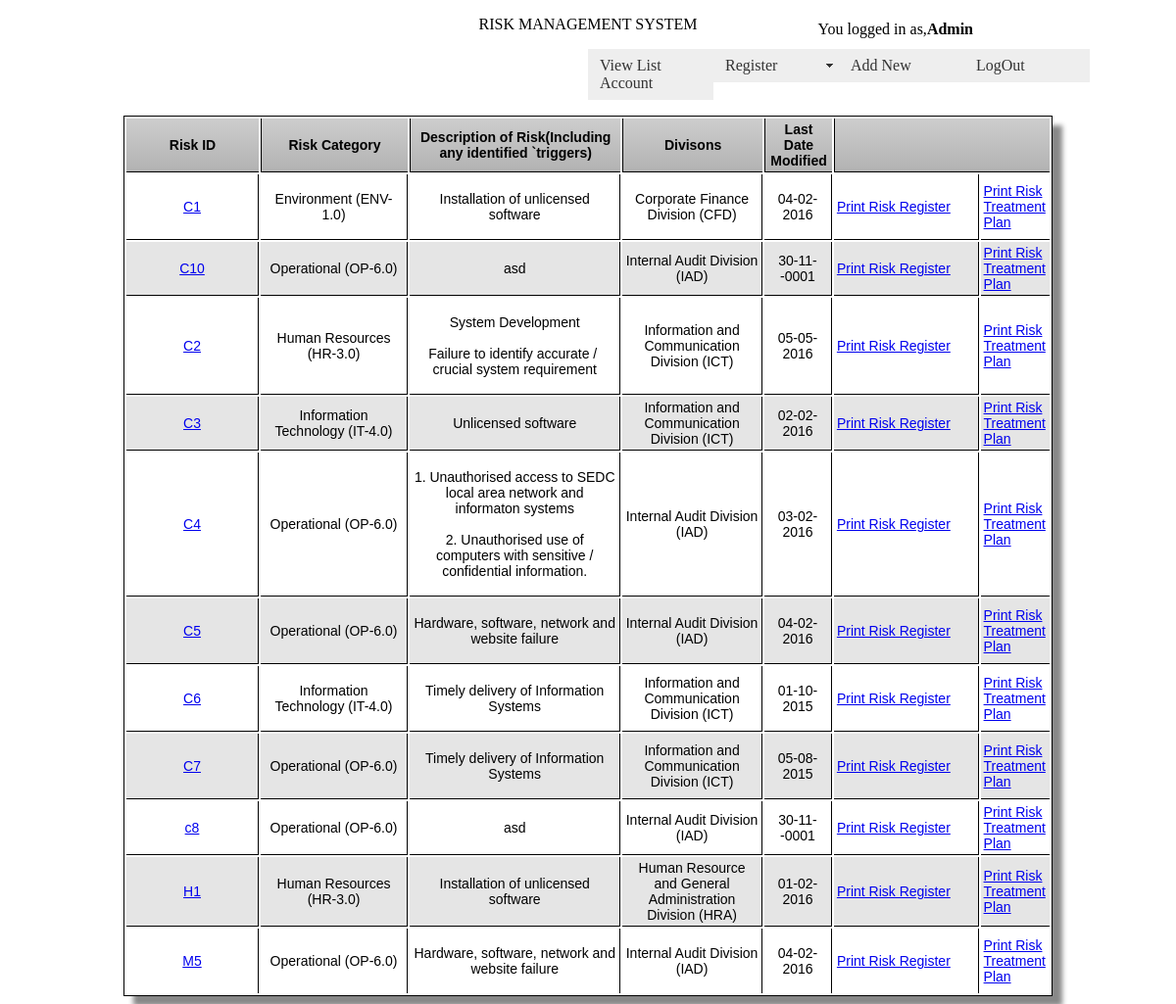
The app's page /AdminHomePage.php (signed in) with its own data.
### tables this page shows
CREATE TABLE `risk` (
  `RiskID` varchar(255) NOT NULL,
  `Obejective` varchar(255) NOT NULL,
  `Category` varchar(255) NOT NULL,
  `Description` varchar(255) NOT NULL,
  `Division` varchar(255) NOT NULL,
  `Unit` varchar(255) NOT NULL,
  `Cause` varchar(255) NOT NULL,
  `EffectImpact` varchar(255) NOT NULL,
  `AssestmentLikelihood` varchar(255) NOT NULL,
  `AssestmentImpact` varchar(255) NOT NULL,
  `Level` varchar(255) NOT NULL,
  `ExistionCurrentControls` varchar(255) NOT NULL,
  `TreatRisk` varchar(255) NOT NULL,
  `AssessmentLikelihoodResidualRisk` int(255) NOT NULL,
  `AssessmentOfImpactResidualRisk` int(255) NOT NULL,
  `RiskLevelResidual` int(255) NOT NULL,
  `MitigationStrategy` mediumtext NOT NULL,
  `Priorotisation` varchar(255) NOT NULL,
  `LeadResponsibility` varchar(255) NOT NULL,
  `MitigationActionDueDate` mediumtext NOT NULL,
  `TreatmentPlanStatus` varchar(255) NOT NULL,
  `ActionPlan` varchar(255) NOT NULL,
  `ActionPlanStatus` varchar(255) NOT NULL,
  `OriginalLevel` varchar(255) NOT NULL,
  `OriginalDate` varchar(255) NOT NULL,
  `PreviousLevel` varchar(255) NOT NULL,
  `PreviousDate` date NOT NULL,
  `CurrentLevel` varchar(255) NOT NULL,
  `CurrentDate` date NOT NULL,
  `RecordStatus` varchar(255) NOT NULL,
  `DateRegister` varchar(255) NOT NULL
);

### AdminHomePage.php (the view, shortened to what this page needs)
<?php require_once('Connections/RiskManagement.php'); ?>
<?php
$logoutAction = $_SERVER['PHP_SELF']."?doLogout=true";
?>
<?php
$query_Recordset1 = "SELECT * FROM risk";
$Recordset1 = mysql_query($query_Recordset1, $RiskManagement) or die(mysql_error());
$row_Recordset1 = mysql_fetch_assoc($Recordset1);
?>
<!DOCTYPE html PUBLIC "-//W3C//DTD XHTML 1.0 Transitional//EN" "http://www.w3.org/TR/xhtml1/DTD/xhtml1-transitional.dtd">
<html xmlns="http://www.w3.org/1999/xhtml">
<head>
<link href="SpryAssets/SpryMenuBarHorizontal.css" rel="stylesheet" type="text/css" />
<link href="TableCSS.css" rel="stylesheet" type="text/css" >
</head>
<body>
 <div align="center">
  <p>RISK MANAGEMENT SYSTEM         </p>
  <p style="position: absolute; right: 207px; top: 5px;">You logged in as,<strong>Admin</strong></p>
  <ul id="MenuBar1" class="MenuBarHorizontal">
    <li><a href="ViewAccountList.php">View List Account</a></li>
    <li><a href="#" class="MenuBarItemSubmenu">Register</a>
    </li>
    <li><a href="AddNewRisk.php">Add New</a></li>
    <li><a href="<?php echo $logoutAction ?>">LogOut</a></li>
  </ul>
  <p>&nbsp;</p>
  <p>&nbsp;</p>
  <table width="1042" border="1" class="CSSTableGenerator">
    <tr>
      <td width="133"><div align="center">Risk ID</div></td>
      <td width="147"><div align="center">Risk Category</div></td>
      <td width="213"><div align="center">Description of Risk(Including any identified `triggers)</div></td>
      <td width="138"><div align="center">Divisons</div></td>
      <td width="62"><div align="center">Last Date Modified</div></td>
      <td colspan="2">&nbsp;</td>
    </tr>
      <?php do { ?>
    <tr>
        <td><div align="center"><a href="RiskDetailInfo.php?RiskID=<?php echo $row_Recordset1['RiskID']; ?>"><?php echo $row_Recordset1['RiskID']; ?></a></div></td>
        <td><div align="center"><?php echo $row_Recordset1['Category']; ?></div></td>
        <td><div align="center"><?php echo $row_Recordset1['Description']; ?></div></td>
        <td><div align="center"><?php echo $row_Recordset1['Division']; ?></div></td>
        <td><div align="center"><?php echo date("d-m-Y",strtotime($row_Recordset1['CurrentDate']));  ?></div></td>
      <td width="145"><a href="PrintType1.php?ID=<?php echo $row_Recordset1['RiskID']; ?>">Print Risk Register</a>
       </td>
            <td width="64"><a href="PrintType2.php?ID=<?php echo $row_Recordset1['RiskID']; ?>">Print Risk Treatment Plan</a>
        </td>
      </tr>
    <?php } while ($row_Recordset1 = mysql_fetch_assoc($Recordset1)); ?>
  </table>
</div>
</body>
</html>

### SpryAssets/SpryMenuBarHorizontal.css (style rules this page uses)
ul.MenuBarHorizontal { margin: 0; padding: 0; list-style-type: none; font-size: 100%; cursor: default; width: auto; position: absolute; right:auto; left:600px; }
ul.MenuBarHorizontal li { margin: 0; padding: 0; list-style-type: none; font-size: 100%; position: relative; text-align: left; cursor: pointer; width: 8em; float: left; }
ul.MenuBarHorizontal a { display: block; cursor: pointer; background-color: #EEE; padding: 0.5em 0.75em; color: #333; text-decoration: none; }
ul.MenuBarHorizontal a.MenuBarItemSubmenu { background-image: url(SpryMenuBarDown.gif); background-repeat: no-repeat; background-position: 95% 50%; }

### TableCSS.css (style rules this page uses)
.CSSTableGenerator { margin:0px;padding:0px; width:80%; box-shadow: 10px 10px 5px #888888; border:1px solid #000000; -moz-border-radius-bottomleft:0px; -webkit-border-bottom-left-radius:0px; border-bottom-left-radius:0px; -moz-border-radius-bottomright:0px; -webkit-border-bottom-right-radius:0px; border-bottom-right-radius:0px; -moz-border-radius-topright:0px; -webkit-border-top-right-radius:0px; border-top-right-radius:0px; -moz-border-radius-topleft:0px; -webkit-border-top-left-radius:0px; border-top-left-radius:0px; }
.CSSTableGenerator tr:last-child td:last-child { -moz-border-radius-bottomright:0px; -webkit-border-bottom-right-radius:0px; border-bottom-right-radius:0px; }
.CSSTableGenerator tr:last-child td:first-child { -moz-border-radius-bottomleft:0px; -webkit-border-bottom-left-radius:0px; border-bottom-left-radius:0px; }
.CSSTableGenerator tr:nth-child(odd) { background-color:#e5e5e5; }
.CSSTableGenerator tr:nth-child(even) { background-color:#ffffff; }
.CSSTableGenerator td { vertical-align:middle; border:1px solid #000000; border-width:0px 1px 1px 0px; text-align:left; padding:3px; font-size:14px; font-family:Arial; font-weight:normal; color:#000000; }
.CSSTableGenerator tr:last-child td { border-width:0px 1px 0px 0px; }
.CSSTableGenerator tr td:last-child { border-width:0px 0px 1px 0px; }
.CSSTableGenerator tr:last-child td:last-child { border-width:0px 0px 0px 0px; }
.CSSTableGenerator tr:first-child td { background:-o-linear-gradient(bottom, #cccccc 5%, #b2b2b2 100%); background:-webkit-gradient( linear, left top, left bottom, color-stop(0.05, #cccccc), color-stop(1, #b2b2b2) ); background:-moz-linear-gradient( center top, #cccccc 5%, #b2b2b2 100% ); filter:progid:DXImageTransform.Microsoft.gradient(startColorstr="#cccccc", endColorstr="#b2b2b2"); background: -o-linear-gradient(top,#cccccc,b2b2b2); background-color:#cccccc; border:0px solid #000000; text-align:center; border-width:0px 0px 1px 1px; font-size:14px; font-family:Arial; font-weight:bold; color:#000000; }
.CSSTableGenerator tr:first-child td:first-child { border-width:0px 0px 1px 0px; }
.CSSTableGenerator tr:first-child td:last-child { border-width:0px 0px 1px 1px; }

### records on screen
risk: RiskID "C1", Category "Environment (ENV-1.0)", Description "Installation of unlicensed software", Division "Corporate Finance Division (CFD)", CurrentDate "04-02-2016"
risk: RiskID "C10", Category "Operational (OP-6.0)", Description "asd", Division "Internal Audit Division (IAD)", CurrentDate "30-11--0001"
risk: RiskID "C2", Category "Human Resources (HR-3.0)", Description "System Development Failure to identify accurate / crucial system requirement", Division "Information and Communication Division (ICT)", CurrentDate "05-05-2016"
risk: RiskID "C3", Category "Information Technology (IT-4.0)", Description "Unlicensed software", Division "Information and Communication Division (ICT)", CurrentDate "02-02-2016"
risk: RiskID "C4", Category "Operational (OP-6.0)", Description "1. Unauthorised access to SEDC local area network and informaton systems 2. Unauthorised use of computers with sensitive / confidential information.", Division "Internal Audit Division (IAD)", CurrentDate "03-02-2016"
risk: RiskID "C5", Category "Operational (OP-6.0)", Description "Hardware, software, network and website failure", Division "Internal Audit Division (IAD)", CurrentDate "04-02-2016"
risk: RiskID "C6", Category "Information Technology (IT-4.0)", Description "Timely delivery of Information Systems", Division "Information and Communication Division (ICT)", CurrentDate "01-10-2015"
risk: RiskID "C7", Category "Operational (OP-6.0)", Description "Timely delivery of Information Systems", Division "Information and Communication Division (ICT)", CurrentDate "05-08-2015"
risk: RiskID "c8", Category "Operational (OP-6.0)", Description "asd", Division "Internal Audit Division (IAD)", CurrentDate "30-11--0001"
risk: RiskID "H1", Category "Human Resources (HR-3.0)", Description "Installation of unlicensed software", Division "Human Resource and General Administration Division (HRA)", CurrentDate "01-02-2016"
risk: RiskID "M5", Category "Operational (OP-6.0)", Description "Hardware, software, network and website failure", Division "Internal Audit Division (IAD)", CurrentDate "04-02-2016"
